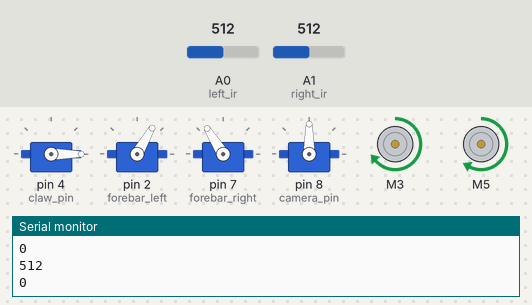
Recording of a sketch running on a simulated Arduino Uno, built for the host (arithmetic inside an expression is 32-bit, double 64-bit). On the bench: 4 × servo, 2 × DC motor (green arrow = forward, orange = backward, longer = faster), the last lines printed to the serial monitor. The test bench sets the inputs (shaded band); at power-on: A0 (left_ir) = 512, A1 (right_ir) = 512.

Above: at 2.3 s.
2.4 s: A0 (left_ir) set to 785
3.9 s: A0 (left_ir) set to 808
At 5.6 s:
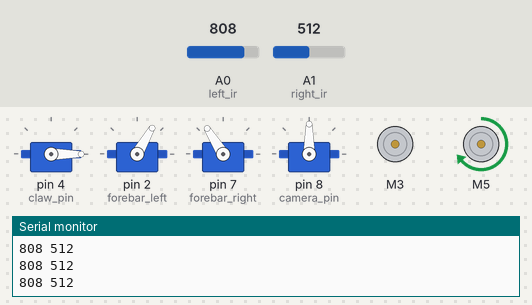
6.9 s: A0 (left_ir) set to 511
At 8.1 s:
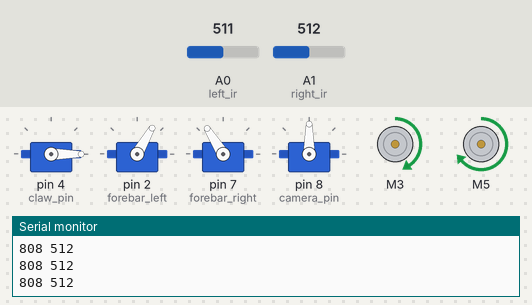
8.4 s: A1 (right_ir) set to 781
9.9 s: A1 (right_ir) set to 814
At 11.4 s:
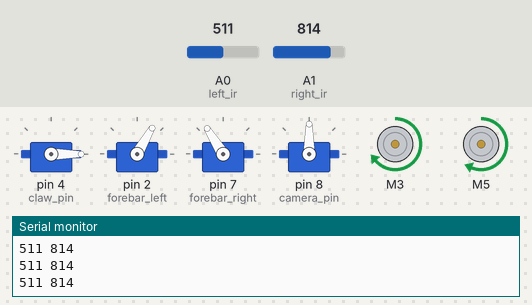
11.7 s: A1 (right_ir) set to 900
At 12.6 s:
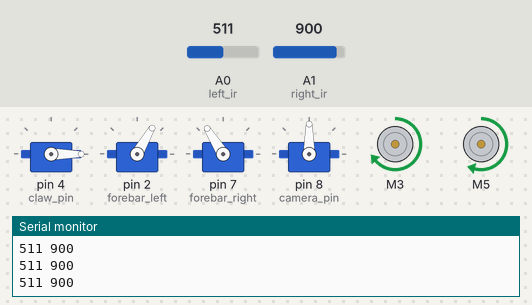
Timing chart, 0 to 14.2 s (numbered marks = the images above; inputs shaded):
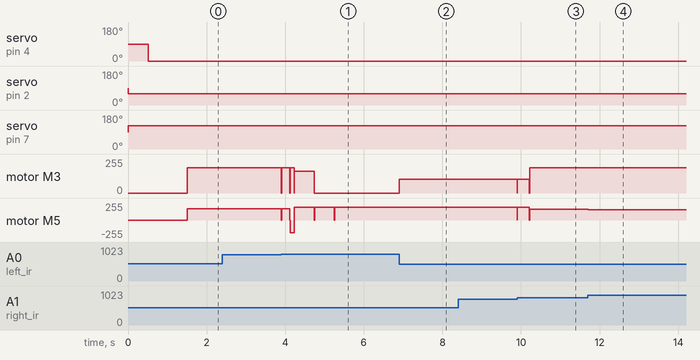

Measured:
- the behaviour switches between 799 and 800 on A0 (left_ir) (found by bisection; images 0 and 1)
- the behaviour switches between 799 and 800 on A1 (right_ir) (found by bisection; images 2 and 3)
- after the input at 3.9 s, motor M3: forward 191/255 → forward 162/255 after 0.33 s, → stopped 0.52 s later
- after the input at 6.9 s, motor M3: stopped → forward 103/255 at once
- after the input at 8.4 s, every drawn part: stays the same
- after the input at 9.9 s, motor M3: forward 103/255 → forward 191/255 after 0.31 s; motor M5: forward 191/255 → forward 161/255 after 0.31 s
- after the input at 11.7 s, motor M5: forward 161/255 → forward 153/255 at once

The sketch:

IDC.ino
```cpp
#include "CytronMotorDriver.h";
#include "Servo.h";

#define left_ir A0
#define right_ir A1

#define claw_pin 4
#define forebar_left 2
#define forebar_right 7
#define camera_pin 8

#define left 0
#define right 1
#define middle 2

#define timing 0
#define junction 1

#define open 0
#define close 1

#define up 0
#define mid 1
#define down 2

CytronMD motorL(PWM_PWM, 3, 6);
CytronMD motorR(PWM_PWM, 5, 11);

Servo claw_servo;
Servo forebar_left_servo;
Servo forebar_right_servo;
Servo camera_servo;

int mainSpeed = 191;
int blackThreshold = 800;

void setup() {
  pinMode(left_ir, INPUT);
  pinMode(right_ir, INPUT);
  claw_servo.attach(claw_pin);
  forebar_left_servo.attach(forebar_left);
  forebar_right_servo.attach(forebar_right);
  camera_servo.attach(camera_pin);
  Serial.begin(9600);
  delay(10);
}

void move(float sec, int speed = mainSpeed) {
  double stop_time = millis() + abs(sec) * 1000;
  if (sec > 0) {
    motorL.setSpeed(speed);
    motorR.setSpeed(speed * 0.87);
  } else {
    motorL.setSpeed(-speed);
    motorR.setSpeed(-speed * 0.87);
  }
  while (millis() < stop_time) {}
  motorL.setSpeed(0);
  motorR.setSpeed(0);
  delay(10);
}

void spotTurn(int direction, float sec, int speed = mainSpeed) {
  double stop_time = millis() + abs(sec) * 1000;
  if (direction == right) {
    motorL.setSpeed(speed);
    motorR.setSpeed(-speed);
  } else {
    motorL.setSpeed(-speed);
    motorR.setSpeed(speed);
  }
  while (millis() < stop_time) {}
  motorL.setSpeed(0);
  motorR.setSpeed(0);
  delay(10);
}

void curveTurn(int curve, int speed = mainSpeed) {
  if (curve > 0) {
    motorL.setSpeed(speed);
    motorR.setSpeed(max(speed - curve, 0));
    // Serial.print(speed);
    // Serial.print(" ");
    // Serial.println(max(speed - curve, 0));
  } else {
    motorL.setSpeed(max(speed + curve, 0));
    motorR.setSpeed(speed);
    // Serial.print(max(speed + curve, 0));
    // Serial.print(" ");
    // Serial.println(speed);
  }
}

void moveUntilBlack(int side, int speed = mainSpeed) {
  motorL.setSpeed(speed);
  motorR.setSpeed(speed * 0.87);
  if (side == left) {
    int left_read = 0;
    while (left_read < blackThreshold) {
      left_read = analogRead(left_ir);
      Serial.println(left_read);
    }
  } else if (side == right) {
    int right_read = 0;
    while (right_read < blackThreshold) {
      right_read = analogRead(right_read);
      Serial.println(right_read);
    }
  }
  motorL.setSpeed(0);
  motorR.setSpeed(0);
  delay(10);
}

void oneSensorLineTrace(int type, int side, float sec = 0, int speed = mainSpeed) {
  float kp = 0.8;
  float kd = -0.005;
  float prev_error = 0;

  int left_read = 0, right_read = 0, error;
  float pid_error;
  if (type == timing) {
    double stop_time = millis() + sec * 1000;

    if (side == right) {
      while (millis() < stop_time) {
        left_read = analogRead(left_ir);
        right_read = analogRead(right_ir);
        // Serial.print(left_read);
        // Serial.print(" ");
        // Serial.println(right_read);

        error = right_read - 400;
        pid_error = error * kp + (error - prev_error) * kd;

        curveTurn(pid_error);

        prev_error = error;
      }
    } else if (side == left) {
      while (millis() < stop_time) {
        left_read = analogRead(left_ir);
        right_read = analogRead(right_ir);
        // Serial.print(left_read);
        // Serial.print(" ");
        // Serial.println(right_read);

        error = 400 - left_read;
        pid_error = error * kp + (error - prev_error) * kd;

        curveTurn(pid_error);

        prev_error = error;
      }
    }
  } else if (type == junction) {
    if (side == right) {
      while (left_read < blackThreshold) {
        left_read = analogRead(left_ir);
        right_read = analogRead(right_ir);
        // Serial.print(left_read);
        // Serial.print(" ");
        // Serial.println(right_read);

        error = right_read - 400;
        pid_error = error * kp + (error - prev_error) * kd;

        curveTurn(pid_error);

        prev_error = error;
      }
    } else if (side == left) {
      while (right_read < blackThreshold) {
        left_read = analogRead(left_ir);
        right_read = analogRead(right_ir);
        // Serial.print(left_read);
        // Serial.print(" ");
        // Serial.println(right_read);

        error = 400 - left_read;
        pid_error = error * kp + (error - prev_error) * kd;

        curveTurn(pid_error);

        prev_error = error;
      }
    }
  }
  move(0,0);
}

void twoSensorLineTrace(int opt, float sec = 0, int speed = mainSpeed) {
  float kp = 0.1;
  float kd = -0.015;
  float prev_error = 0;

  int left_read = 0, right_read = 0, error;
  float pid_error;

  if (opt == timing) {
    double stop_time = millis() + sec * 1000;

    while (millis() < stop_time) {
      left_read = analogRead(left_ir);
      right_read = analogRead(right_ir);
      Serial.print(left_read);
      Serial.print(" ");
      Serial.println(right_read);

      error = right_read - left_read;
      pid_error = error * kp + (error - prev_error) * kd;

      curveTurn(pid_error);

      prev_error = error;
    }
  } else if (opt == junction) {
    while (left_read < blackThreshold || right_read < blackThreshold) {
      left_read = analogRead(left_ir);
      right_read = analogRead(right_ir);
      Serial.print(left_read);
      Serial.print(" ");
      Serial.println(right_read);

      error = right_read - left_read;
      pid_error = error * kp + (error - prev_error) * kd;

      curveTurn(pid_error);

      prev_error = error;
    }
  }
  move(0,0);
}

void turnClaw(int opt) {
  if (opt == open) {
    claw_servo.attach(claw_pin); // Attach before moving
    claw_servo.write(0);
    delay(1000); // Give the servo time to reach the position
    claw_servo.detach();
    Serial.println("Opened");
  } else if (opt == close) {
    claw_servo.attach(claw_pin); // Attach before moving
    claw_servo.write(179);
    delay(1000); // Give the servo time to reach the position
    claw_servo.detach();
    Serial.println("Closed");
  }
}

void liftClaw(int opt) {
  if (opt == up) {
    forebar_left_servo.write(100);
    forebar_right_servo.write(82);
    delay(500); // Give the servo time to reach the position
    Serial.println("Lifted");
  } else if (opt == mid) {
    forebar_left_servo.write(80);
    forebar_right_servo.write(102);
    delay(500); // Give the servo time to reach the position
    Serial.println("Middled");
  } else if (opt == down) {
    forebar_left_servo.write(60);
    forebar_right_servo.write(122);
    delay(500); // Give the servo time to reach the position
    Serial.println("Lowered");
  }
}

void autoTurn() {
  oneSensorLineTrace(timing, left, 0.5);
  oneSensorLineTrace(junction, left);
  oneSensorLineTrace(timing, left, 0.3, 225);
  twoSensorLineTrace(junction, 0, 64);
}

bool run = true;
int choice1 = "sandwich";
int choice2 = "napkin";
int location = middle;
bool food_not_found = true;

void loop() {
  if (run) {
    // Init
    Serial.println("medical");
    liftClaw(down);
    turnClaw(open);
    camera_servo.write(90);

    // Testing

    // // Go to top left drink (from base)
    // moveUntilBlack(left);
    // move(0.1);
    // spotTurn(left, 0.3);
    // twoSensorLineTrace(timing, 1.4);
    // move(-0.2);
    // turnClaw(close);
    // spotTurn(right, 2.5, 128);
    // twoSensorLineTrace(timing, 3);
    // turnClaw(open);

    // // Go to top left drink (from base)
    // moveUntilBlack(right);
    // spotTurn(right, 0.1);
    // oneSensorLineTrace(junction, right);
    // move(1);
    // twoSensorLineTrace(junction);
    // move(-0.3);
    // turnClaw(close);
    // spotTurn(right, 2.5, 128);
    // oneSensorLineTrace(junction, left);
    // move(1);
    // twoSensorLineTrace(timing, 4);
    // turnClaw(open);

    // Go to food
    moveUntilBlack(right);
    move(0.2);
    spotTurn(right, 0.1);
    twoSensorLineTrace(timing, 0.5);
    autoTurn();

    // Detect food location
    Serial.println("food");
    while (food_not_found) {
      if (Serial.available() > 0) {
        String data = Serial.readStringUntil("\n");
        if (data.startsWith("food_") && data.substring(5) == choice1) {
          turnClaw(close);
          break;
        } else {
          if (location == middle) {
            location = left;
            camera_servo.write(60);
          } else if (location == left) {
            location = right;
            camera_servo.write(120);
          }
        }
      } else {
        delay(10);
      }
    }

    // // Get food
    // if (location == middle) {
    //   turnClaw(close);
    //   spotTurn(1, right);
    // } else if (location == left) {
    //   spotTurn(0.25, right);
    //   turnClaw(close);
    //   spotTurn(0.75, right);
    // } else if (location == right) {
    //   spotTurn(0.25, left);
    //   turnClaw(close);
    //   spotTurn(0.75, left);
    // }


    Serial.println("done");
    run = false;
  }
}
```
